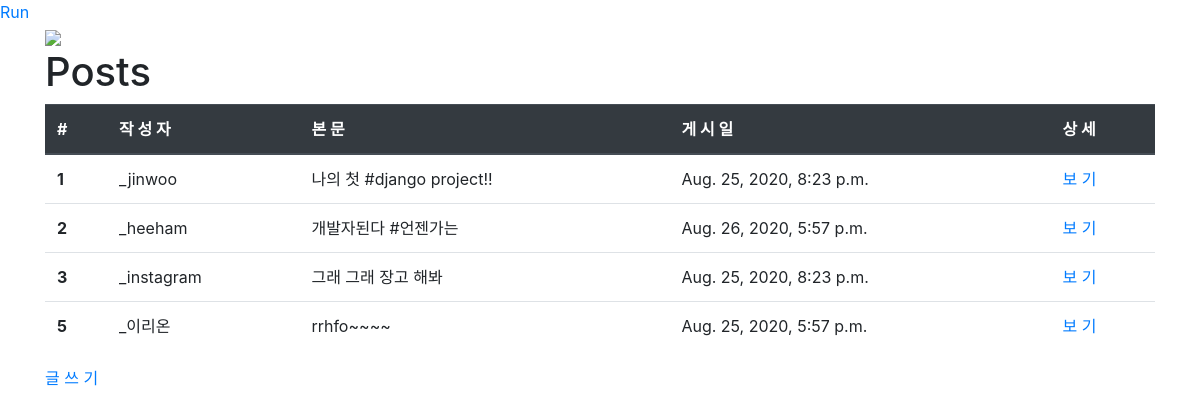
Before: / with the older database file.
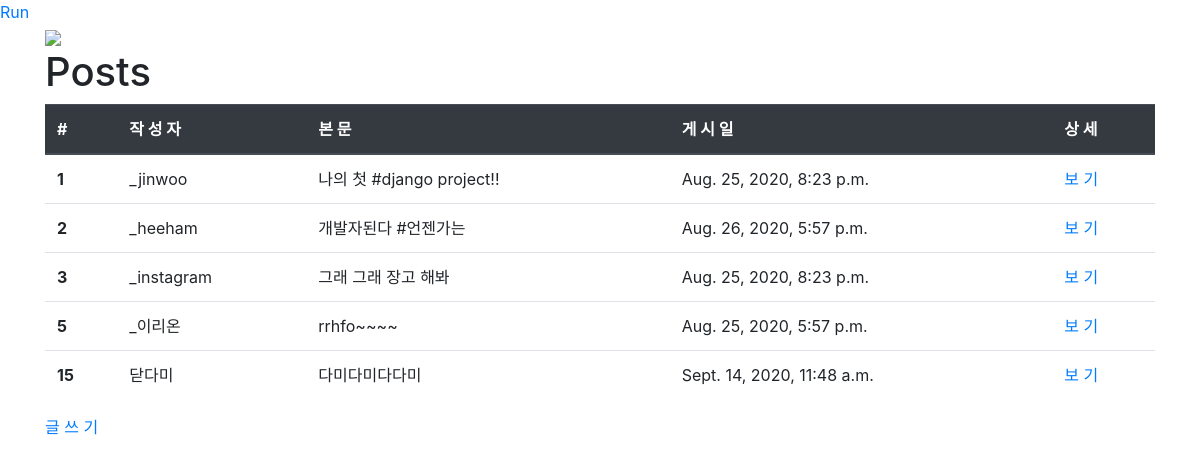
After: the same page with the newer database file.
### posts/models.py (models this page shows, shortened)
class Post(models.Model):
    author = models.CharField(max_length=100)
    body = models.TextField()
    created_at = models.DateTimeField()

### posts/views.py (the view)
# urls.py: path('', views.index, name='index'),
def index(request):
    posts = Post.objects.all()
    context = {'posts':posts}
    return render(request,'posts/index.html',context)

### posts/templates/posts/index.html
{% extends "base.html" %}
{% load static %}
{% block style %}
    <link rel="stylesheet" href="{% static 'posts/style.css' %}" type="text/css" />
{% endblock %}
{% block content %}
    <div class="container">
        <img src="../../static/posts/dami.jpg" />
        <h1>Posts</h1>
        {% if posts %}
            <table class="table">
                <thead class="thead-dark">
                    <tr>
                        <th>#</th>
                        <th>작 성 자</th>
                        <th>본 문</th>
                        <th>게 시 일</th>
                        <th>상 세</th>
                    </tr>
                </thead>
                <tbody>
                    {% for post in posts %}
                        <tr>
                            <th>{{ post.id }}</th>
                            <td>{{ post.author }}</td>
                            <td>{{ post.body }}</td>
                            <td>{{ post.created_at }}</td>
                            <td><a href="{% url 'posts:detail' post.id %}">보 기</a></td>
                        </tr>
                    {% endfor %}
                </tbody>
            </table>
        {% else %}
            <p>No Posts.</p>
        {% endif %}
        <a href="{% url 'posts:new' %}">글 쓰 기</a>
    </div>
{% endblock %}

### templates/base.html (shortened to what this page needs)
{% load static %}
<!DOCTYPE html>
<html>
<head>
    <link rel="stylesheet" href="{% static 'style.css' %}" type="text/css" />
    <link rel="stylesheet" href="https://stackpath.bootstrapcdn.com/bootstrap/4.5.2/css/bootstrap.min.css"
>
    {% block style %}
    {% endblock %}
</head>
<body>
    <a href="{% url 'posts:run' %}">Run</a>
    {% block content %}
    {% endblock %}
</body>
</html>

### static/style.css (style rules this page uses)
* { margin: 0px; padding: 0px; box-sizing: border-box; }

Changed rows visible on the page:
added Post: id "15", author "닫다미", body "다미다미다다미", created_at "Sept. 14, 2020, 11:48 a.m."
